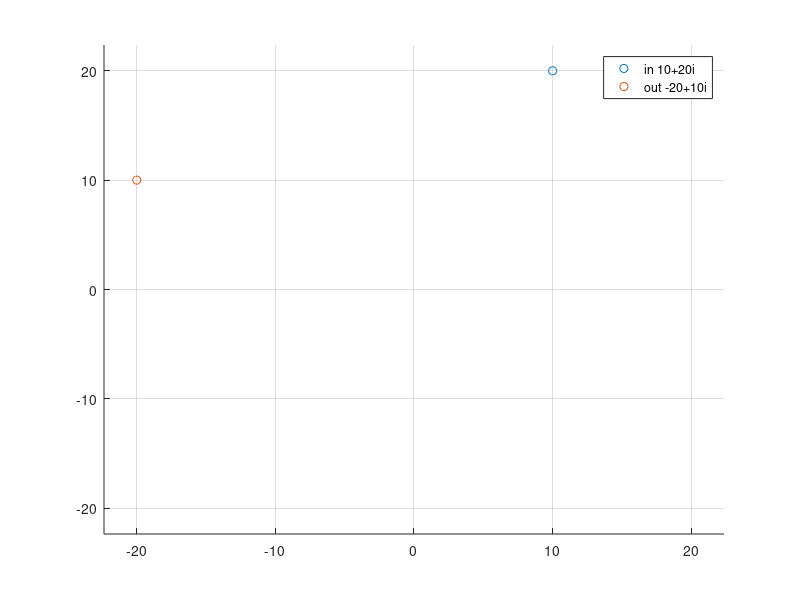

Source code (MATLAB):
clear;
close all;


K = 1;
A = pi*.5;

Yin = 20;
Xin = 10;

Xout = K * (Xin*cos(A) - Yin*sin(A));
Yout = K * (Yin*cos(A) + Xin*sin(A));

comp_in = Xin + i*Yin;
comp_out = Xout + i*Yout;

abs_in = abs(comp_in);
abs_out = abs(comp_out);


hold on;
plot(comp_in, 'o');
plot(comp_out, 'o');

a_limit = max([abs_in, abs_out]);
axis([-a_limit a_limit -a_limit a_limit]);
legend(['in ',num2str(comp_in)], ['out ',num2str(comp_out)]);
grid on;
hold off;